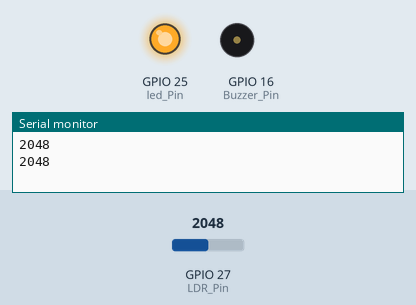
Recording of a sketch running on a simulated ESP32. Parts: output pins drawn as LEDs (lit = HIGH), buzzer (waves = sounding), the last lines printed to the serial monitor. Inputs (shaded band) come from the test bench; at power-on: GPIO 27 (LDR_Pin) = 2048.

Above: at 2.3 s.
2.4 s: GPIO 27 (LDR_Pin) set to 220
At 3.5 s:
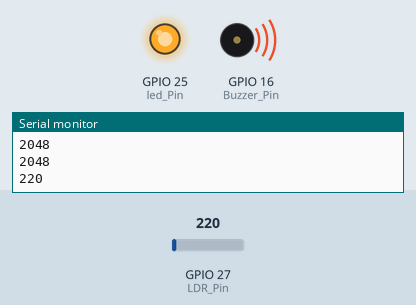
5.9 s: GPIO 27 (LDR_Pin) set to 182
At 7.3 s:
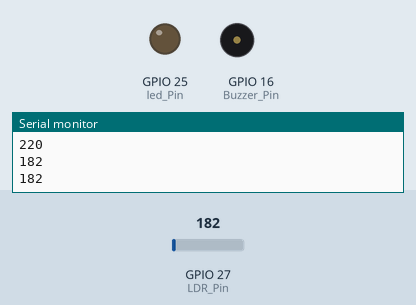
Timing chart, 0 to 8.9 s (numbered marks = the images above; inputs shaded):
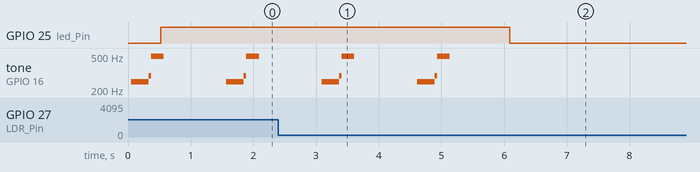

Measured:
- the behaviour switches between 200 and 199 on GPIO 27 (LDR_Pin) (found by bisection; images 1 and 2)
- after the input at 5.9 s, GPIO 25 (led_Pin): HIGH → LOW after 0.19 s; tone on GPIO 16 (Buzzer_Pin): stops changing and stays silent
- by itself, tone on GPIO 16 (Buzzer_Pin): plays 250 Hz for 0.28 s, 294 Hz for 0.04 s, 498 Hz for 0.20 s, 250 Hz for 0.28 s, 294 Hz for 0.04 s, 498 Hz for 0.20 s

The sketch:

Testing_LDR_on_Pico_Expansion_Board.ino
```cpp
/**********************************************************************
* Filename    : LDR Test.ino
* Product     : Cokoino Pico_Expansion_Board Kit
* Description : Testing LDR control LED
* Auther      : www.cokoino.com
* Modification: 2022/07/06
**********************************************************************/
int Buzzer_Pin=16;//Buzzer connect to Pico GP16
int led_Pin=25;//LED connect to Pico GP16
int LDR_Pin=27;//LDR connect to Pico GP16
int val=0;

void setup() {
  // put your setup code here, to run once:
Serial.begin(9600);
pinMode(led_Pin,OUTPUT);
pinMode(LDR_Pin,INPUT);
}

void loop() {
  // put your main code here, to run repeatedly:
int LDR_Value=analogRead(27);//Read value of LDR sensor on the Pico Extension Board
Serial.println(LDR_Value);//print the value on the serial monitor,value(min)=0,value(max)=1024
if(LDR_Value>=200)//Set instruction condition values,you can set it between 0~1024 as you want
{
 Buzz_Test();// Buzz working
 LED_Test();//LED on
}
else
{
digitalWrite(led_Pin,LOW);//led off
}
delay(1000);
}

void Buzz_Test()
{
  for (char i = 0; i < 80; i++)
  {
    digitalWrite(Buzzer_Pin,HIGH);
    delay(2);
    digitalWrite(Buzzer_Pin,LOW);
    delay(2);
  }
  for (char i = 0; i < 100; i++)
  {
    digitalWrite(Buzzer_Pin,HIGH);
    delay(1);
    digitalWrite(Buzzer_Pin,LOW);
    delay(1);
  }
}
void LED_Test()
{
    digitalWrite(led_Pin,HIGH);
}
```
